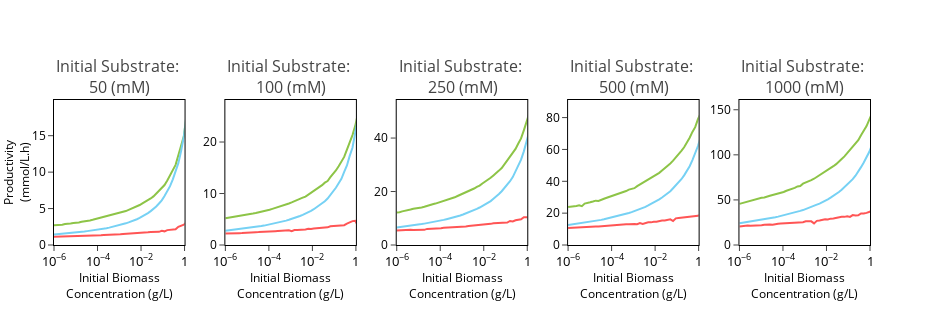

Notebook code cell kept with this figure:
### Code cell
xaxis_titles = ['Productivity<br>(mmol/L.h)']
for j,metric in enumerate(['productivity']):
    titles = ["Initial Substrate: <br>"+str(sub_conc)+" (mM)" for sub_conc in pecaso_dict.keys()]
    fig = subplots.make_subplots(rows=1, cols=5, subplot_titles=titles,print_grid=False, horizontal_spacing=0.05)
    for i,sub_conc in enumerate(pecaso_dict.keys()):

        fig.add_trace(go.Scatter(x=pecaso_dict[sub_conc]['initial_biomass'][:-15], 
                                 y=pecaso_dict[sub_conc]['ts_best'][metric][:-15],
                                 name='Optimized Two Stage',
                                 legendgroup='ts_best', line={'color': '#8DC447'},
                                 showlegend=False), row=1, col=i+1)
        fig.add_trace(go.Scatter(x=pecaso_dict[sub_conc]['initial_biomass'][:-15], 
                                 y=pecaso_dict[sub_conc]['ts_sub'][metric][:-15],
                                 name='Traditional Two Stage',
                                 legendgroup='ts_sub', line={'color': '#FF5555'},
                                 showlegend=False), row=1, col=i+1)
        fig.add_trace(go.Scatter(x=pecaso_dict[sub_conc]['initial_biomass'][:-15], 
                                 y=pecaso_dict[sub_conc]['os_best'][metric][:-15],
                                 name='Best One Stage',
                                 legendgroup='os_best', line={'color': '#76D1F4'},
                                 showlegend=False), row=1, col=i+1)
        fig.update_yaxes(range=(0,1.1*max(max(pecaso_dict[sub_conc]['ts_best'][metric][:-15]),
                                          max(pecaso_dict[sub_conc]['os_best'][metric][:-15]),
                                          max(pecaso_dict[sub_conc]['ts_sub'][metric][:-15]))),row=1, col=i+1)
        if i==0:
            fig.update_yaxes(showline=True, linewidth=1, linecolor='black', mirror=True, zeroline=False,
                             title_text=xaxis_titles[j],
                             title_font=dict(size=12, color='black'),
                             title_standoff=0,
                             automargin=True, row=1, col=i+1)

    fig.update_xaxes(showline=True, linewidth=1, linecolor='black', mirror=True, zeroline=False,
                     title_text='Initial Biomass<br>Concentration (g/L)',
                     title_font=dict(size=12, color='black'),
                     tickfont=dict(size=10, color='black'),
                     title_standoff=0, showexponent='all',exponentformat='power',
                     range=(-6,0),
                     automargin=False,
                     ticks='outside',
                     type='log',
                     nticks=5,
                     showgrid=False)
    fig.update_yaxes(showline=True, linewidth=1, linecolor='black', mirror=True, zeroline=False,
                     tickangle=0,
                     ticks='outside',
                     tickfont=dict(size=12, color='black'),
                     showgrid=False)
    fig.update_layout(width=950,
                      height=325,
                      margin={'l':8})

    plot(fig)
if not os.path.exists('images'):
    os.mkdir('images')
#pio.write_image(fig, 'images/biomass_sensitivity_objA.svg')
